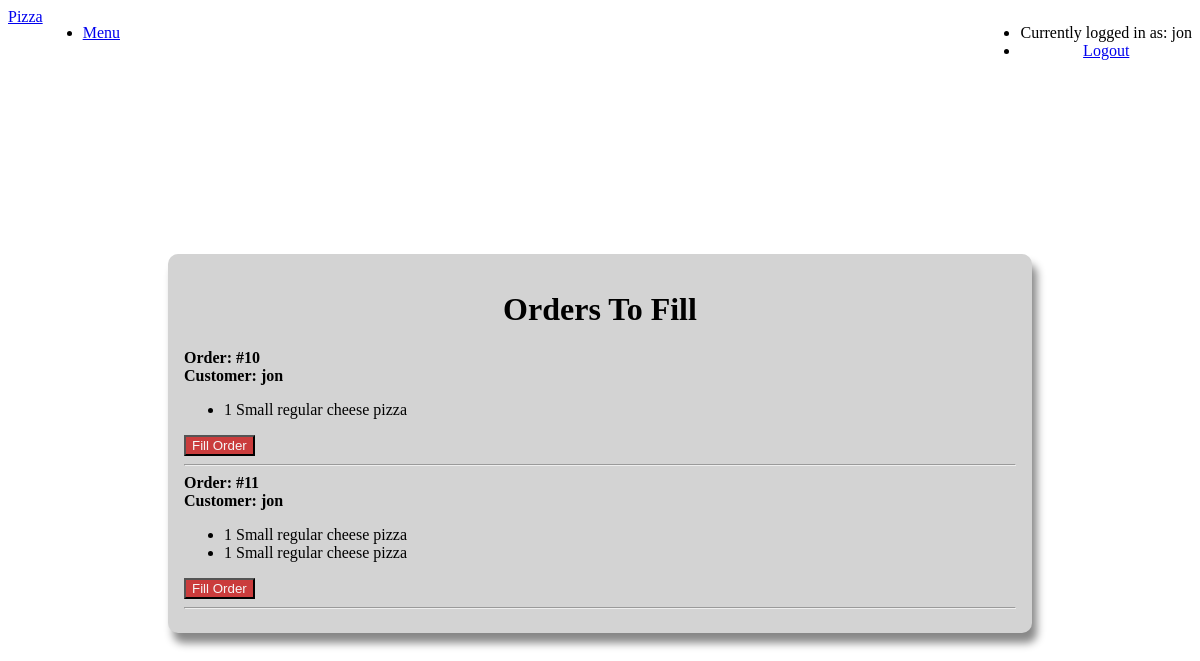
The page /fill (signed in) on the database as committed earlier.
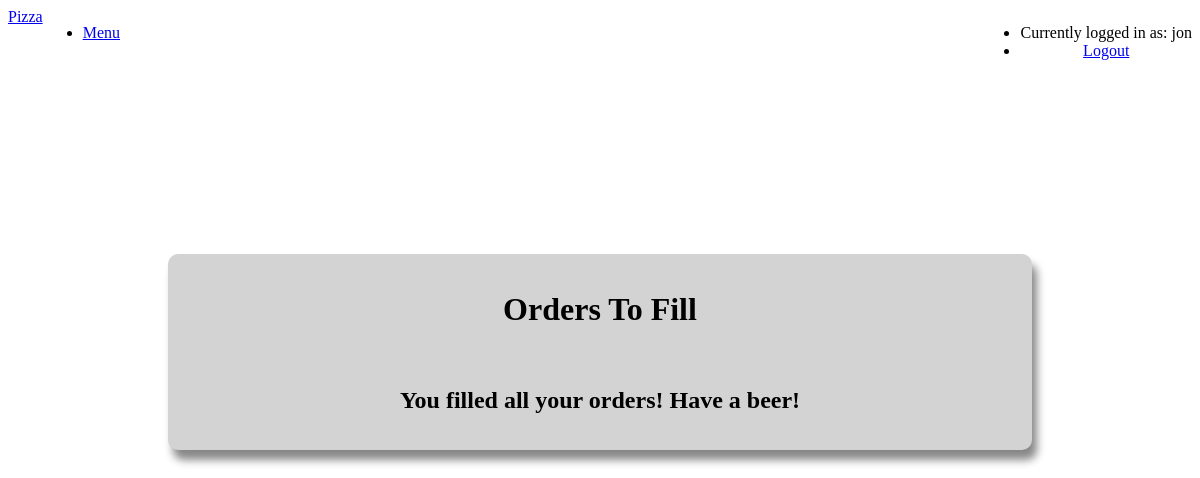
The same page on the database as committed later.
### orders/models.py (models this page shows, shortened)
class Cart(models.Model):
    user = models.CharField(max_length=64) # will be propogated with session username
    regulars = models.ManyToManyField(RegularItem, blank=True, related_name="regulars")
    sicilians = models.ManyToManyField(SicilianItem, blank=True, related_name="sicilians")
    ordered = models.BooleanField(default=False)
    completed = models.BooleanField(default=False)

class RegularItem(models.Model):
    regular = models.ForeignKey(Regular, on_delete=models.CASCADE)
    toppings = models.ManyToManyField(Topping, blank=True, related_name="toppings")
    def __str__(self):
        if f"{self.regular.choice}" == "Cheese":
            return f"{self.regular.size} regular cheese pizza"

class Regular(models.Model):
    choice = models.ForeignKey(Choice, on_delete=models.CASCADE) # Number of toppings
    size = models.ForeignKey(Size, on_delete=models.CASCADE)
    price = models.DecimalField(max_digits=5, decimal_places=2)

class Choice(models.Model):
    name = models.CharField(max_length=64)
    def __str__(self):
        return self.name

class Size(models.Model):
    name = models.CharField(max_length=64)
    def __str__(self):
        return self.name

### orders/views.py (the view)
# urls.py: path("fill", views.fill, name="fill"),
@staff_member_required
def fill(request):
    if request.method == "POST":
        id = int(request.POST["order"])
        ordered = Cart.objects.get(id=id)
        ordered.completed = True
        ordered.save()
    orders = Cart.objects.filter(ordered=True, completed=False)
    context = {
        "orders": orders,
        "user": request.user
    }
    return render(request, "orders/fill.html", context)

### orders/templates/orders/fill.html (shortened to what this page needs)
{% extends "orders/base.html" %}
{% block body %}
<div class="navl pure-menu pure-menu-horizontal">
  <a href="#" class="left pure-menu-heading pure-menu-link">Pizza</a>
  <ul class="pure-menu-list left">
      <li class="pure-menu-item"><a href="{% url 'index' %}" class="pure-menu-link">Menu</a></li>
  </ul>
  <ul class="pure-menu-list right">
      <li class="pure-menu-item"><a class="pure-menu-disabled">Currently logged in as: {{ user.username }}</a></li>
      <li class="pure-menu-item"><a href="{% url 'logout' %}" class="pure-menu-link">Logout</a></li>
  </ul>
</div>
<div class="l-box order checkout">
  <div class="center">
    <h1>Orders To Fill</h1>
  </div>
    {% if orders %}
    {% for order in orders %}
    <a class="bold">Order: #{{ order.id }}</a><br>
    <a class="bold">Customer: {{order.user}}</a>
    <ul>
      {% for item in order.regulars.all %}
      <li>1 {{ item }}</li>
      {% endfor %}
    </ul>
    <form action="{% url 'fill' %}" method="post">{% csrf_token %}
      <button class="pure-button button-red" name="order" value="{{ order.id }}" type="submit">Fill Order</button>
    </form>
    <hr>
    {% endfor %}
    {% else %}
    <div class="center">
      <br>
      <h2>You filled all your orders! Have a beer!</h2>
    </div>
    {% endif %}
</div>
{% endblock %}

Rows that differ between the two databases and show on the page:
no longer on this page (row edited): Cart: id "10", user "jon"
no longer on this page (row unchanged): RegularItem: regular.name "Small regular cheese pizza", shown under "10"
no longer on this page (row edited): Cart: id "11", user "jon"
no longer on this page (row unchanged): RegularItem: regular.name "Small regular cheese pizza", shown under "11"
no longer on this page (row unchanged): RegularItem: regular.name "Small regular cheese pizza", shown under "11"
Other text that changed with them:
text now shown: "You filled all your orders! Have a beer!"
